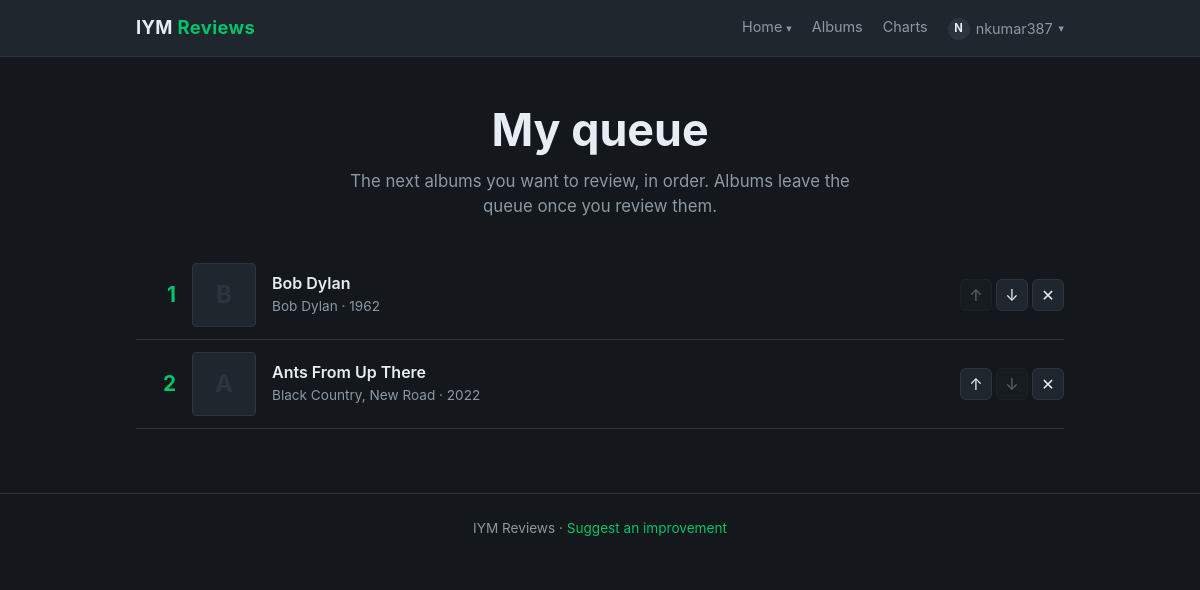
The page /profile/queue/ (signed in) on the database its author committed.
### profiles/models.py (models this page shows)
class QueueItem(models.Model):
    id = models.AutoField(primary_key=True)
    user = models.ForeignKey(User, on_delete=models.CASCADE, related_name='queue')
    album = models.ForeignKey(Album, on_delete=models.CASCADE)
    position = models.PositiveIntegerField()
    added = models.DateTimeField(auto_now_add=True)
    class Meta:
        ordering = ['position']
        constraints = [models.UniqueConstraint(fields=['user', 'album'], name='album_once_per_queue')]

### albums/models.py (models this page shows, shortened)
class Album(models.Model):
    id = models.AutoField(primary_key=True)
    name = models.CharField(max_length=255)
    artist = models.ForeignKey(Artist, on_delete=models.CASCADE)
    year = models.IntegerField(null=True, blank=True)
    description = models.TextField(blank=True)
    image = models.ImageField(upload_to='album_image/', blank=True)
    cover_url = models.URLField(blank=True, default='')
    mbid = models.CharField(max_length=36, unique=True, null=True, blank=True)

class Artist(models.Model):
    id = models.AutoField(primary_key=True)
    name = models.CharField(max_length=255)
    mbid = models.CharField(max_length=36, unique=True, null=True, blank=True)
    def __str__(self):
        return self.name

### profiles/views.py (the view)
# urls.py: path('queue/', views.queue, name = 'profiles.queue'),
@login_required
def queue(request):
    template_data = {}
    template_data['title'] = 'My queue'
    template_data['items'] = request.user.queue.select_related('album', 'album__artist')
    return render(request, 'profiles/queue.html', {'template_data': template_data})

### profiles/templates/profiles/queue.html (shortened to what this page needs)
{% extends 'base.html' %}
{% block content %}
  <section class="hero hero-compact">
    <h1>My queue</h1>
    <p>The next albums you want to review, in order. Albums leave the queue once you review them.</p>
  </section>
  <section>
    {% if template_data.items %}
      <ol class="chart">
        {% for item in template_data.items %}
          <li class="chart-row chart-row-owner" id="item-{{ item.id }}">
            <span class="chart-rank">{{ item.position }}</span>
            <a class="chart-cover" href="{% url 'albums.show' id=item.album.id %}" tabindex="-1" aria-hidden="true">
              {% include 'albums/cover.html' with album=item.album %}
            </a>
            <div class="chart-info">
              <a class="chart-title" href="{% url 'albums.show' id=item.album.id %}">{{ item.album.name }}</a>
              <p class="chart-artist"><a href="{% url 'albums.artist' id=item.album.artist.id %}">{{ item.album.artist }}</a>{% if item.album.year %} · {{ item.album.year }}{% endif %}</p>
            </div>
            <form class="order-controls" method="POST" action="{% url 'profiles.queue_item' item_id=item.id %}">
              <button class="order-btn" type="submit" name="action" value="up" title="Move up" {% if forloop.first %}disabled{% endif %}><span aria-hidden="true">↑</span><span class="sr-only">Move {{ item.album.name }} up</span></button>
              <button class="order-btn" type="submit" name="action" value="down" title="Move down" {% if forloop.last %}disabled{% endif %}><span aria-hidden="true">↓</span><span class="sr-only">Move {{ item.album.name }} down</span></button>
              <button class="order-btn order-remove" type="submit" name="action" value="remove" title="Remove"><span aria-hidden="true">✕</span><span class="sr-only">Remove {{ item.album.name }} from queue</span></button>
            </form>
          </li>
        {% endfor %}
      </ol>
    {% else %}
      <div class="empty">Your queue is empty. <a href="{% url 'albums.index' %}">Find albums</a> and use "Add to queue" on their pages.</div>
    {% endif %}
  </section>
{% endblock %}

### albumrating/templates/base.html (shortened to what this page needs)
<!DOCTYPE html>
<html lang="en">
<head>
</head>
<body>
  <header class="navbar">
    <div class="container">
      <a class="brand" href="{% url 'home.index' %}">IYM <span>Reviews</span></a>
      <nav class="nav-links">
        <div class="dropdown">
          <a href="{% url 'home.index' %}">Home</a>
        </div>
        <a href="{% url 'albums.index' %}">Albums</a>
        <a href="{% url 'charts.index' %}">Charts</a>
        {% if user.is_authenticated %}
          <div class="dropdown">
            <a class="nav-user" href="{% url 'profiles.reviews' %}">{% include 'profiles/avatar.html' with person=user %}{{ user.username }}</a>
          </div>
        {% else %}
          <a href="{% url 'accounts.login' %}">Log in</a>
          <a href="{% url 'accounts.signup' %}">Sign up</a>
        {% endif %}
      </nav>
    </div>
  </header>
  <main class="container">
    {% block content %}{% endblock %}
  </main>
  <footer>
    <div class="container">
      IYM Reviews · <a class="footer-link" href="{% url 'feedback.index' %}">Suggest an improvement</a>
    </div>
  </footer>
</body>
</html>

### profiles/templates/profiles/avatar.html
<span class="avatar avatar-{{ size|default:'sm' }}" aria-hidden="true">{% if person.profile.avatar %}<img src="{{ person.profile.avatar.url }}" alt="" loading="lazy">{% else %}{{ person.username|slice:":1"|upper }}{% endif %}</span>

### albums/templates/albums/cover.html (shortened to what this page needs)
<div class="album-cover">
  <span aria-hidden="true">{{ album.name|slice:":1" }}</span>
</div>

### albumrating/templates/base.html (style rules this page uses)
:root { --bg: #14181c; --surface: #1f262d; --border: #2c3440; --text: #e6edf3; --muted: #8b98a5; --accent: #00c46a; }
* { box-sizing: border-box; }
body { margin: 0; background: var(--bg); color: var(--text); font-family: -apple-system, BlinkMacSystemFont, "Segoe UI", Roboto, Helvetica, Arial, sans-serif; line-height: 1.5; }
a { color: inherit; text-decoration: none; }
.container { max-width: 960px; margin: 0 auto; padding: 0 16px; }
.navbar { border-bottom: 1px solid var(--border); background: var(--surface); }
.navbar .container { display: flex; align-items: center; justify-content: space-between; height: 56px; }
.brand { font-size: 1.15rem; font-weight: 700; letter-spacing: 0.02em; }
.brand span { color: var(--accent); }
.nav-links { display: flex; gap: 20px; font-size: 0.9rem; color: var(--muted); }
.dropdown { position: relative; }
.dropdown > a::after { content: "▾"; margin-left: 4px; font-size: 0.75em; }
.hero { padding: 72px 0 56px; text-align: center; }
.hero h1 { margin: 0 0 12px; font-size: clamp(1.9rem, 5vw, 2.8rem); line-height: 1.15; }
.hero p { margin: 0 auto; max-width: 520px; color: var(--muted); font-size: 1.05rem; }
.album-cover { display: flex; align-items: center; justify-content: center; aspect-ratio: 1; background: var(--surface); border: 1px solid var(--border); border-radius: 6px; font-size: 3rem; font-weight: 700; color: var(--border); }
.album-cover { position: relative; overflow: hidden; }
.chart { margin: 0; padding: 0; list-style: none; }
.chart-row { display: grid; grid-template-columns: 2.5rem 64px minmax(0, 1fr) auto; align-items: center; gap: 16px; padding: 12px 0; border-bottom: 1px solid var(--border); }
.chart-rank { font-size: 1.3rem; font-weight: 700; text-align: right; color: var(--muted); }
.chart-row:nth-child(-n+3) .chart-rank { color: var(--accent); }
.chart-cover { display: block; }
.chart-cover .album-cover { font-size: 1.5rem; border-radius: 4px; }
.chart-title { display: block; font-weight: 600; line-height: 1.3; overflow-wrap: anywhere; }
.chart-artist { margin: 2px 0 0; font-size: 0.85rem; color: var(--muted); }
.footer-link { color: var(--accent); }
.avatar { display: inline-flex; align-items: center; justify-content: center; flex: none; overflow: hidden; vertical-align: middle; background: var(--border); border-radius: 50%; color: var(--text); font-weight: 700; line-height: 1; }
.avatar-sm { width: 22px; height: 22px; font-size: 0.7rem; margin-right: 4px; }
.nav-user { display: inline-flex; align-items: center; gap: 2px; }
.hero-compact { padding: 48px 0 32px; }
.chart-row-owner { grid-template-columns: 2.5rem 64px minmax(0, 1fr) auto; }
.order-controls { display: flex; gap: 4px; }
.order-btn { width: 32px; height: 32px; background: var(--surface); border: 1px solid var(--border); border-radius: 6px; color: var(--text); font: inherit; cursor: pointer; }
.order-btn:disabled { opacity: 0.35; cursor: default; }
footer { margin-top: 64px; padding: 24px 0; border-top: 1px solid var(--border); text-align: center; font-size: 0.85rem; color: var(--muted); }

### rows shown on the page
QueueItem: position "1", album.name "Bob Dylan", album.artist "Bob Dylan", album.year "1962"
QueueItem: position "2", album.name "Ants From Up There", album.artist "Black Country, New Road", album.year "2022"

### other values the page prints
{{ person.username|slice:":1"|upper }} "N"
{{ user.username }} "nkumar387"
